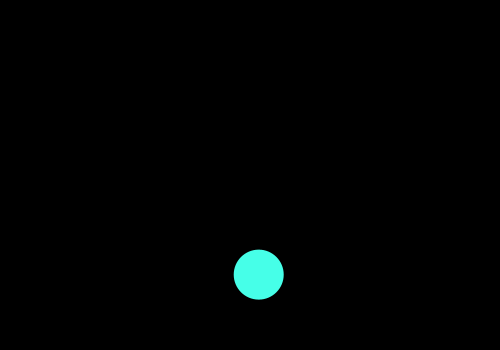
Frame 1 (no input)
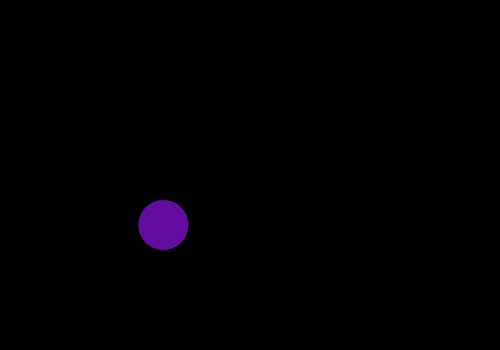
Frame 60 (the mouse pressed at the canvas centre just before this capture)
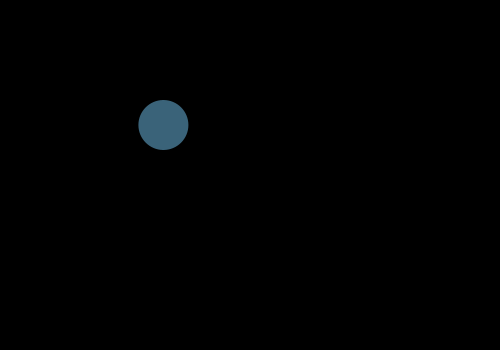
Frame 120 (the mouse held since frame 60 and released just before this capture)

The Processing sketch that drew these frames (run headless with seeded random() and noise(); from frame 60 on, the mouse is pressed at the canvas centre):

// Processing sketch: processing_63616
// ── processing_63616.pde

void setup()
{
  size (500,350);
  background(0);
  noStroke();
  smooth();
  frameRate(24);
}
float x1,y1,rad1;
int deg=0;

int r=70;
int g=255;
int b=232;



void draw()
{
  deg=deg+5;
  rad1=(PI/180)*deg;
  
  x1=sin(rad1) *100+(width/2);
  y1=cos(rad1)*100+ (height/2);
  background(0);
  fill(r,g,b);
  ellipse(x1,y1,50,50);
  if (deg>=360)
  {
    r=int(random(255));
    g=int(random(255));
    b=int(random(255));
    deg=0;
  }
  else if (deg==180||deg==90||deg==270);
  {
     r=int(random(255));
    g=int(random(255));
    b=int(random(255));

  }
}
